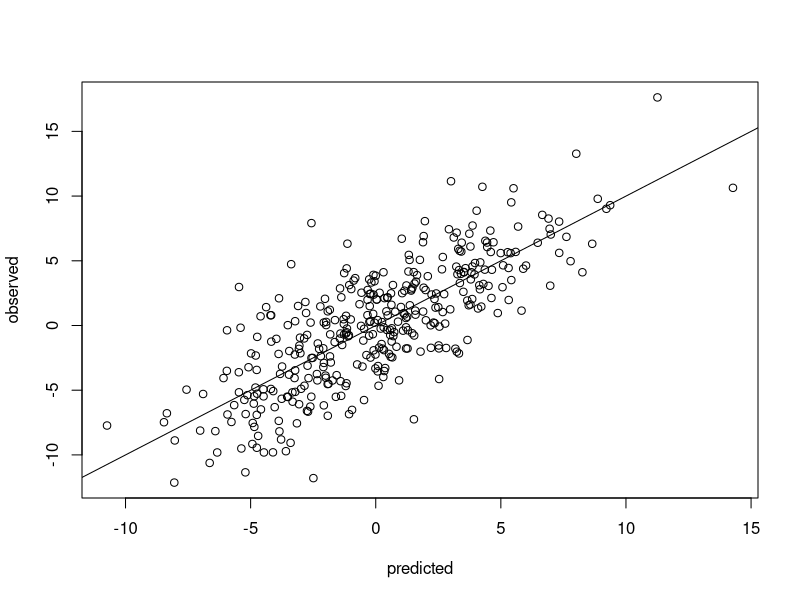

Source code (R):
## ---- chunk 1
# Create predictor variables
set.seed(10)
pop = 9000
x1 = rnorm(pop)
x2 = rnorm(pop)
x3 = rnorm(pop)

# Create noise
noise = rnorm(pop,0,3)

# Generate responce: additive model plus noise, intercept = 0
y = 2*x1 + x2 + 3*x3 + noise

# Organize predictors and responce in data frame
pop_data = data.frame(y, x1, x2, x3)

head(pop_data)

## ---- chunk 2
# Create sample population
n = 375
samp = pop_data[sample(nrow(pop_data), n), ]
# Create model(s)
mod = lm(y ~ x1 + x2 + x3, data=samp)

summary(mod)

## ---- chunk 3
# Altered leaveOneOut script from original
LeaveOneOut = function(data, model) {
  matrixCoef = matrix(NA, nrow=nrow(data), ncol=length(coef(model)))
  colnames(matrixCoef) = names(coef(model))
  predicted = NULL
  for(i in 1:nrow(data)) {
    trainSet = data[-i,]
    testSet = data[i,]
    trainMod = update(model, data=trainSet)
    matrixCoef[i, ] = coef(trainMod)
    predicted[i] = predict(trainMod, newdata = testSet)
  }
  observed = residuals(mod) + predict(mod)
  finalMatrix = data.frame(matrixCoef, predicted, observed)
  names(finalMatrix)[1] = 'intercept'
  return(finalMatrix)
}

fit_mod = lm(y ~ x1 + x2 + x3, data=samp)
resultsMatrix = LeaveOneOut(samp, fit_mod)

plot(observed ~ predicted, data=resultsMatrix)
abline(a=0, b=1)

head(resultsMatrix)
